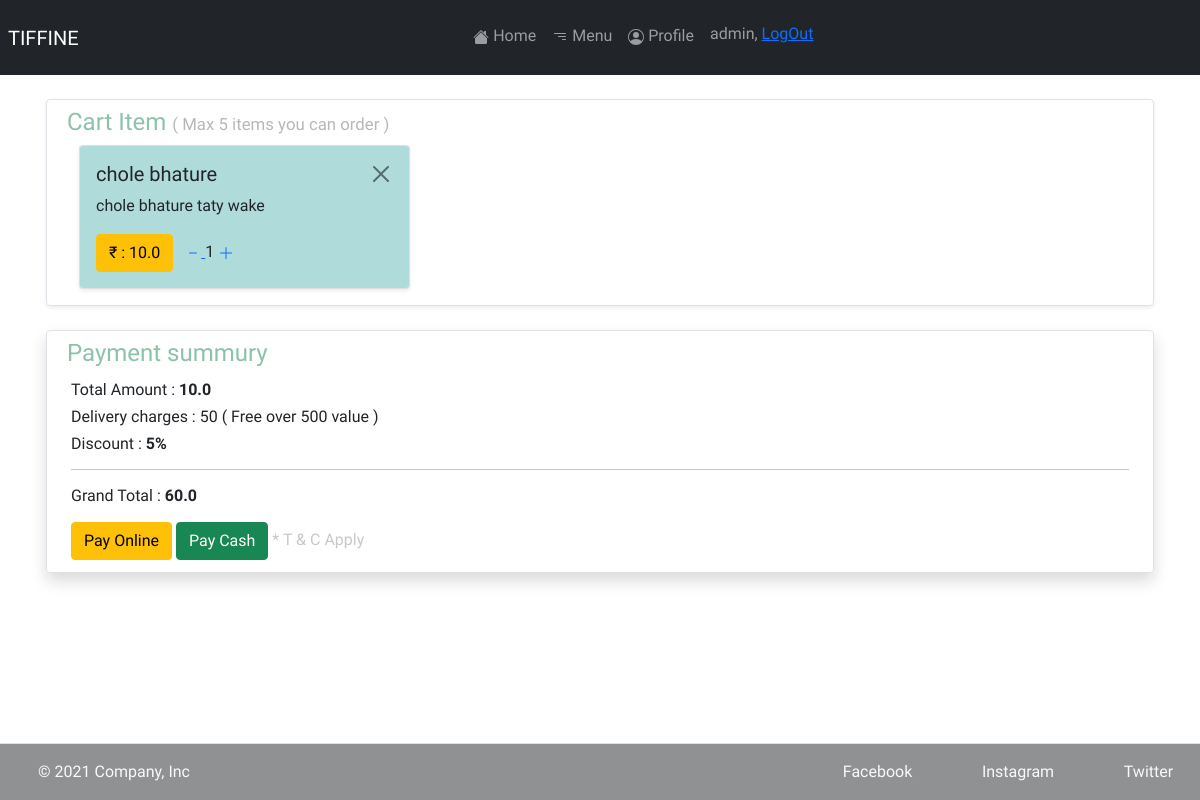
/payment-checkout/ (signed in), run on the app's committed database.
### tiffine_site/models.py (models this page shows, shortened)
class Cart(models.Model):
    user = models.ForeignKey(User, on_delete=models.CASCADE)
    item = models.ForeignKey(MainDishModel, on_delete=models.CASCADE)
    quantity = models.PositiveIntegerField(blank=True, default=1)
    def amount_plus(self):
        return self.item.discounted * self.quantity

class MainDishModel(models.Model):
    name = models.CharField(max_length=100)
    deatil = models.CharField(max_length=255)
    price = models.FloatField()
    discounted = models.FloatField()
    availablity = models.BooleanField(default=True)
    image = models.ImageField(upload_to='pictures')
    ingredients = models.CharField(max_length=255)
    type_of = models.CharField(choices=type_of, max_length=10, blank=True)

### tiffine_site/views.py (the view)
class PaymentCheckout(View):
    razorpay_client = razorpay.Client(
        auth=(settings.RAZOR_KEY_ID, settings.RAZOR_KEY_SECRET))
    def get(self, request, *args, **kwargs):
        cart_instance = Cart.objects.filter(user=request.user)
        final_amount = 0
        for obj in cart_instance:
            qyt_ins = obj.quantity
            amount_ins = obj.item.discounted
            final_amount += amount_ins * qyt_ins
        currency = 'INR'
        amount = (final_amount + 50) * 100
        plus_delivery = final_amount + 50
        razorpay_order = razorpay_client.order.create(dict(amount=amount,
                                                           currency=currency,
                                                           payment_capture='0'))
        razorpay_order_id = razorpay_order['id']
        template = 'payment_checkout.html'
        context = {
            'dish_instance': cart_instance,
            'razorpay_order_id': razorpay_order_id,
            'razorpay_merchant_key': 'rzp_test_CACIK9VunIicKe',
            'razorpay_amount': amount,
            'currency': currency,
            'final_amount': final_amount,
            'plus_delivery': plus_delivery,
        }
        return render(request, template_name=template, context=context)

### tiffine_site/templates/payment_checkout.html (shortened to what this page needs)
{% extends 'base.html' %}
{% block bottom %}
  fixed-bottom
{% endblock %}
{% block content %}
{% load static %}
<link rel="stylesheet" href="{% static 'css/payment-check_.css' %}">
<link href="https://cdn.jsdelivr.net/npm/bootstrap@5.1.3/dist/css/bootstrap.min.css" rel="stylesheet">
<div class="container mt-4" >
    <div class="row border shadow-sm m-1 p-2 rounded item-check d-flex justify-content-center">
        <h4 class=" text-success opacity-50">Cart Item <span class="text-span"> ( Max 5 items you can order )</span>  </h4>
        <div class="row">
        {% for cart in dish_instance %}
                <div class="col-sm-12 col-md-4 effect ">
                    <div class="card mb-2 shadow-sm">
                        <div class="card-body card-color rounded-1 ">
                            <a href="#" class="btn-close get_id float-end" id="del-cart" data-sid="{{cart.id}}"></a>
                            <h5 class="card-title">{{cart.item.name}}</h5>
                            <p class="card-text">{{cart.item.deatil}}</p>
                            <p class=" mb-0 btn btn-warning text-center">&#x20B9; : <span id="amount-{{cart.id}}">{{cart.amount_plus}}</span></p>
                            <div class=" d-inline p-2 ">
                                <a class="minus-{{cart.id}}">
                                    <svg xmlns="http://www.w3.org/2000/svg" width="16" height="16" fill="currentColor" class="bi bi-dash" viewBox="0 0 16 16">
                                        <path d="M4 8a.5.5 0 0 1 .5-.5h7a.5.5 0 0 1 0 1h-7A.5.5 0 0 1 4 8z"/>
                                    </svg>
                                </a>
                                <p class=" d-inline" id = "quantity-{{cart.id}}" data-sid ="sid{{cart.id}}">{{cart.quantity}}</p>
                                <a  class="plus-{{cart.id}} plus">
                                    <svg xmlns="http://www.w3.org/2000/svg" width="16" height="16" fill="currentColor" class="bi bi-plus-lg" viewBox="0 0 16 16">
                                    <path fill-rule="evenodd" d="M8 2a.5.5 0 0 1 .5.5v5h5a.5.5 0 0 1 0 1h-5v5a.5.5 0 0 1-1 0v-5h-5a.5.5 0 0 1 0-1h5v-5A.5.5 0 0 1 8 2Z"/>
                                    </svg>
                                </a>
                            </div>
                        </div>
                    </div>
                </div>
            {% empty %}
            <p class="alert alert-warning shadow-sm">Doesn't have any items here !</p>
            {% endfor %}
        </div>
    </div>
    <div class = "row border shadow m-1 p-2 mt-4 rounded">
        <div class = "col ">
            <h4 class="text-success opacity-50"> Payment summury </h4>
            <div class="col p-1">
        <h6>Total Amount : <strong id="total_amount">{{ final_amount }}</strong></h6>
                <h6>Delivery charges : 50 <span>( Free over 500 value )</span> </h6>
                <h6>Discount : <strong> 5%</strong></h6>
                <hr>
                <h6>Grand Total : <strong id = 'plus_delivery'>{{plus_delivery}}</strong></h6>
                <button class="btn btn-warning " type="button" id="pay-btn">Pay Online</button>
                <button class="btn btn-success " type="button">Pay Cash</button>
                <p class="d-inline opacity-25  ">* T & C Apply</p>
            </div>
        </div>
    </div>
</div>
{% endblock %}

### tiffine_site/templates/base.html (shortened to what this page needs)
<!DOCTYPE html>
<html lang="en">
<head>
    <link href="node_modules/froala-editor/css/froala_editor.pkgd.min.css" rel="stylesheet" type="text/css" /><script type="text/javascript" src="node_modules/froala-editor/js/froala_editor.pkgd.min.js"></script>
    {% load static %}
    <link rel="stylesheet" href="{% static 'css/base_.css' %}">
    <link href="https://cdn.jsdelivr.net/npm/bootstrap@5.1.3/dist/css/bootstrap.min.css" rel="stylesheet">
    <link rel="stylesheet" href="https://cdnjs.cloudflare.com/ajax/libs/font-awesome/4.7.0/css/font-awesome.min.css">
    <link rel="stylesheet" href="https://cdn.jsdelivr.net/npm/bootstrap-icons@1.8.1/font/bootstrap-icons.css">
</head>
<body>
    <header class = ''>
        <nav class = "navbar navbar-expand-sm navbar-dark bg-dark p-2 mb-2 stick">
            <div class=" justify-content-center ml-3">
                <a class="navbar-brand " href="#">TIFFINE</a>
            </div>
            <div class="collapse navbar-collapse" id="navmenuitem" >
                <ul class="navbar-nav m-auto p-2">
                    <li class="nav-item ">
                        <a class="nav-link {% block home%}{%endblock %}" href="{% url 'index' %}">
                             Home</a>
                    </li>
                    <li class="nav-item">
                        <a class="nav-link {% block menu%}{%endblock %}" href="{% url 'menu' %}">
                               Menu
                        </a>
                    </li>
                    {% if user.is_authenticated %}
                    <li class="nav-item ">
                        <a class="nav-link {% block profile%}{%endblock %}" href="{% url 'user-profile'  %}">
                             Profile</a>
                    </li>
                    <li class="nav-item">
                        <h6 class="nav-link">{{ user.username }}, <a href="{% url 'logout_user' %}">LogOut</a></h6>
                    </li>
                    {% endif %}
                </ul>
            </div>
        </nav>
    </header>
    {% block content %}{% endblock %}
  <footer class="d-flex flex-wrap justify-content-between align-items-center text-light py-3 border-top {% block bottom %}{% endblock %} bg-dark bg-opacity-50">
    <div class="col-md-4 d-flex align-items-center text-light">
      <a href="/" class="mb-3 me-2 mb-md-0 text-light text-decoration-none lh-1">
        <svg class="bi" width="30" height="24"><use xlink:href="#bootstrap"/></svg>
      </a>
      <span class="">&copy; 2021 Company, Inc</span>
    </div>
    <ul class="nav col-md-4 justify-content-end list-unstyled d-flex d-flex justify-content-around ">
      <li class="ms-3"><a class="text-decoration-none text-light" href="#">Facebook</a></li>
      <li class="ms-3"><a class="text-decoration-none text-light" href="#">Instagram</a></li>
      <li class="ms-3"><a class="text-decoration-none text-light" href="#">Twitter</a></li>
    </ul>
  </footer>
</body>
</html>

### tiffine_site/static/css/base_.css (style rules this page uses)
* { font-family: "Arimo", sans-serif; }

### tiffine_site/static/css/payment-check_.css (style rules this page uses)
.card-color { background-color: rgba(0, 139, 139, 0.308); }
.text-span { font-size: 0.7em; color: rgba(0, 0, 0, 0.562); }

### data on the page
Cart: item.name "chole bhature", item.deatil "chole bhature taty wake", amount_plus "10.0", quantity "1"

### other printed values
{{ user.username }} "admin"
{{ final_amount }} "10.0"
{{ plus_delivery }} "60.0"
